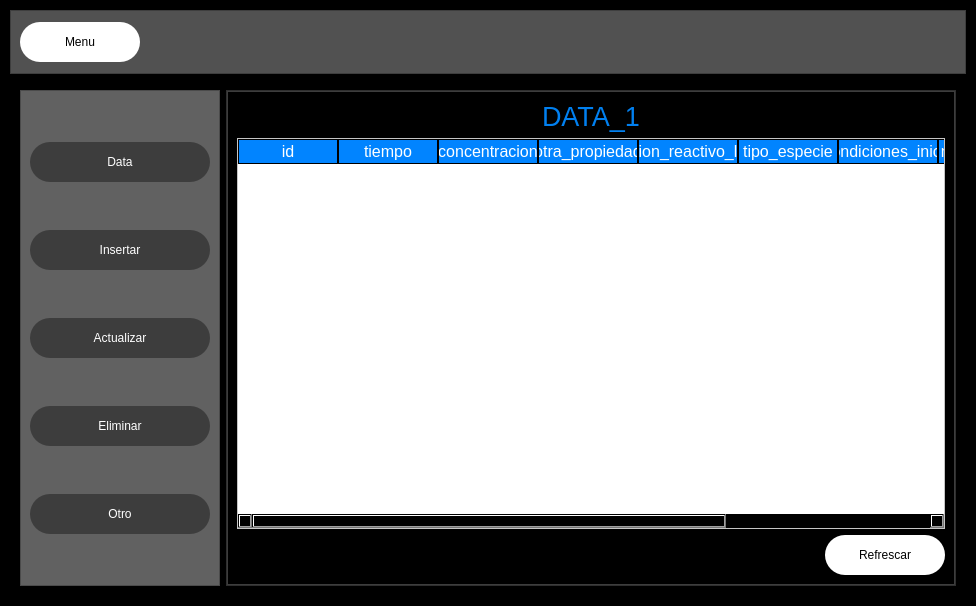
<?xml version="1.0" encoding="UTF-8"?>
<ui version="4.0">
 <class>MainWindow</class>
 <widget class="QMainWindow" name="MainWindow">
  <property name="geometry">
   <rect>
    <x>0</x>
    <y>0</y>
    <width>976</width>
    <height>606</height>
   </rect>
  </property>
  <property name="windowTitle">
   <string>MainWindow</string>
  </property>
  <widget class="QWidget" name="centralwidget">
   <layout class="QVBoxLayout" name="verticalLayout_15">
    <property name="leftMargin">
     <number>0</number>
    </property>
    <property name="topMargin">
     <number>0</number>
    </property>
    <property name="rightMargin">
     <number>0</number>
    </property>
    <property name="bottomMargin">
     <number>0</number>
    </property>
    <item>
     <widget class="QFrame" name="frame">
      <property name="styleSheet">
       <string notr="true">background-color: rgb(0, 0, 0);</string>
      </property>
      <property name="frameShape">
       <enum>QFrame::StyledPanel</enum>
      </property>
      <property name="frameShadow">
       <enum>QFrame::Raised</enum>
      </property>
      <layout class="QVBoxLayout" name="verticalLayout_2" stretch="1,8">
       <item>
        <widget class="QFrame" name="frame_superior">
         <property name="minimumSize">
          <size>
           <width>0</width>
           <height>42</height>
          </size>
         </property>
         <property name="styleSheet">
          <string notr="true">QFrame{

	background-color: rgb(81, 81, 81);
}

QPushButton{

	background-color: rgb(255, 255, 255);
	border-radius:20px;

}

QPushButton:hover{
 	background-color: rgb(61,61,61);
	border-radius:20px;
}</string>
         </property>
         <property name="frameShape">
          <enum>QFrame::StyledPanel</enum>
         </property>
         <property name="frameShadow">
          <enum>QFrame::Raised</enum>
         </property>
         <layout class="QHBoxLayout" name="horizontalLayout_6">
          <item>
           <layout class="QHBoxLayout" name="horizontalLayout_5">
            <item>
             <widget class="QPushButton" name="bt_menu">
              <property name="minimumSize">
               <size>
                <width>120</width>
                <height>40</height>
               </size>
              </property>
              <property name="text">
               <string>Menu</string>
              </property>
             </widget>
            </item>
            <item>
             <spacer name="horizontalSpacer_2">
              <property name="orientation">
               <enum>Qt::Horizontal</enum>
              </property>
              <property name="sizeHint" stdset="0">
               <size>
                <width>40</width>
                <height>20</height>
               </size>
              </property>
             </spacer>
            </item>
           </layout>
          </item>
         </layout>
        </widget>
       </item>
       <item>
        <widget class="QFrame" name="frame_contrenido">
         <property name="frameShape">
          <enum>QFrame::StyledPanel</enum>
         </property>
         <property name="frameShadow">
          <enum>QFrame::Raised</enum>
         </property>
         <layout class="QHBoxLayout" name="horizontalLayout_3">
          <item>
           <widget class="QFrame" name="frame_control">
            <property name="minimumSize">
             <size>
              <width>200</width>
              <height>0</height>
             </size>
            </property>
            <property name="maximumSize">
             <size>
              <width>0</width>
              <height>16777215</height>
             </size>
            </property>
            <property name="styleSheet">
             <string notr="true">QFrame {
    background-color: rgb(97, 97, 97);
}

QPushButton {
    background-color: rgb(61, 61, 61);
    border-radius: 20px;
    color: rgb(255, 255, 255);
}

QPushButton:hover {
    background-color: white;
    color: rgb(0, 0, 0);
}</string>
            </property>
            <property name="frameShape">
             <enum>QFrame::StyledPanel</enum>
            </property>
            <property name="frameShadow">
             <enum>QFrame::Raised</enum>
            </property>
            <layout class="QVBoxLayout" name="verticalLayout">
             <item>
              <widget class="QPushButton" name="pushButton">
               <property name="minimumSize">
                <size>
                 <width>0</width>
                 <height>40</height>
                </size>
               </property>
               <property name="text">
                <string>Data</string>
               </property>
              </widget>
             </item>
             <item>
              <widget class="QPushButton" name="pushButton_2">
               <property name="minimumSize">
                <size>
                 <width>0</width>
                 <height>40</height>
                </size>
               </property>
               <property name="text">
                <string>Insertar</string>
               </property>
              </widget>
             </item>
             <item>
              <widget class="QPushButton" name="pushButton_3">
               <property name="minimumSize">
                <size>
                 <width>0</width>
                 <height>40</height>
                </size>
               </property>
               <property name="text">
                <string>Actualizar</string>
               </property>
              </widget>
             </item>
             <item>
              <widget class="QPushButton" name="pushButton_4">
               <property name="minimumSize">
                <size>
                 <width>0</width>
                 <height>40</height>
                </size>
               </property>
               <property name="text">
                <string>Eliminar</string>
               </property>
              </widget>
             </item>
             <item>
              <widget class="QPushButton" name="pushButton_5">
               <property name="minimumSize">
                <size>
                 <width>0</width>
                 <height>40</height>
                </size>
               </property>
               <property name="text">
                <string>Otro</string>
               </property>
              </widget>
             </item>
            </layout>
           </widget>
          </item>
          <item>
           <widget class="QFrame" name="frame_paginas">
            <property name="styleSheet">
             <string notr="true">QFrame{

	background-color: rgb(61,61,61);
}

QLabel{
 	background-color: #000000ff;
	
	color: rgb(1, 128, 240);
font-size: 20pt;
}

QLineEdit{
	border:0px;
	color: rgb(255,255,255);
	font: 75 15pt;
}


QPushButton{

	background-color: rgb(255, 255, 255);
	border-radius:20px;

}

QPushButton:hover{
 	background-color: rgb(61,61,61);
	border-radius:20px;
color: rgb(0,0,0);
}

QTableWidget{
	background-color: rgb(255, 255, 255);
color: rgb(0,0,0);
	gridline-color: rgb(3, 116, 255);

font-size: 12pt;
 color:#000000;
}

QHeaderView::section {

	background-color: rgb(1, 132, 255);
	border: 1px solid rgb(0,0,0); 
font-size: 12pt;
color:white
}
QTableWidget QTableCornerButton::section{
	background-color: rgb(0,0,0);
	border: 1px solid rgb(0,206, 155);
}</string>
            </property>
            <property name="frameShape">
             <enum>QFrame::StyledPanel</enum>
            </property>
            <property name="frameShadow">
             <enum>QFrame::Raised</enum>
            </property>
            <layout class="QVBoxLayout" name="verticalLayout_4">
             <property name="spacing">
              <number>0</number>
             </property>
             <property name="leftMargin">
              <number>1</number>
             </property>
             <property name="topMargin">
              <number>1</number>
             </property>
             <property name="rightMargin">
              <number>1</number>
             </property>
             <property name="bottomMargin">
              <number>1</number>
             </property>
             <item>
              <widget class="QStackedWidget" name="stackedWidget">
               <property name="inputMethodHints">
                <set>Qt::ImhHiddenText</set>
               </property>
               <widget class="QWidget" name="page_datos">
                <layout class="QVBoxLayout" name="verticalLayout_3">
                 <item>
                  <widget class="QLabel" name="label">
                   <property name="text">
                    <string>DATA_1</string>
                   </property>
                   <property name="alignment">
                    <set>Qt::AlignCenter</set>
                   </property>
                  </widget>
                 </item>
                 <item>
                  <widget class="QTableWidget" name="tb_datos">
                   <column>
                    <property name="text">
                     <string>id</string>
                    </property>
                   </column>
                   <column>
                    <property name="text">
                     <string>tiempo</string>
                    </property>
                   </column>
                   <column>
                    <property name="text">
                     <string>concentracion</string>
                    </property>
                   </column>
                   <column>
                    <property name="text">
                     <string>otra_propiedad</string>
                    </property>
                   </column>
                   <column>
                    <property name="text">
                     <string>conversion_reactivo_limitante</string>
                    </property>
                   </column>
                   <column>
                    <property name="text">
                     <string>tipo_especie</string>
                    </property>
                   </column>
                   <column>
                    <property name="text">
                     <string>id_condiciones_iniciales</string>
                    </property>
                   </column>
                   <column>
                    <property name="text">
                     <string>nombre_data</string>
                    </property>
                   </column>
                   <column>
                    <property name="text">
                     <string>nombre_reaccion</string>
                    </property>
                   </column>
                   <column>
                    <property name="text">
                     <string>especie_quimica</string>
                    </property>
                   </column>
                  </widget>
                 </item>
                 <item>
                  <layout class="QHBoxLayout" name="horizontalLayout_2">
                   <item>
                    <spacer name="horizontalSpacer">
                     <property name="orientation">
                      <enum>Qt::Horizontal</enum>
                     </property>
                     <property name="sizeHint" stdset="0">
                      <size>
                       <width>40</width>
                       <height>20</height>
                      </size>
                     </property>
                    </spacer>
                   </item>
                   <item>
                    <widget class="QPushButton" name="bt_refrescar">
                     <property name="minimumSize">
                      <size>
                       <width>120</width>
                       <height>40</height>
                      </size>
                     </property>
                     <property name="text">
                      <string>Refrescar</string>
                     </property>
                    </widget>
                   </item>
                  </layout>
                 </item>
                </layout>
               </widget>
               <widget class="QWidget" name="page_insertar">
                <layout class="QVBoxLayout" name="verticalLayout_14">
                 <item>
                  <layout class="QHBoxLayout" name="horizontalLayout_4">
                   <item>
                    <layout class="QVBoxLayout" name="verticalLayout_13">
                     <item>
                      <layout class="QVBoxLayout" name="verticalLayout_12">
                       <item>
                        <layout class="QVBoxLayout" name="verticalLayout_6">
                         <item>
                          <spacer name="verticalSpacer">
                           <property name="orientation">
                            <enum>Qt::Vertical</enum>
                           </property>
                           <property name="sizeHint" stdset="0">
                            <size>
                             <width>20</width>
                             <height>40</height>
                            </size>
                           </property>
                          </spacer>
                         </item>
                         <item>
                          <widget class="QLabel" name="label_2">
                           <property name="layoutDirection">
                            <enum>Qt::LeftToRight</enum>
                           </property>
                           <property name="text">
                            <string>Insertar</string>
                           </property>
                          </widget>
                         </item>
                        </layout>
                       </item>
                       <item>
                        <layout class="QVBoxLayout" name="verticalLayout_5">
                         <item>
                          <widget class="QLineEdit" name="lineEdit">
                           <property name="text">
                            <string>tiempo</string>
                           </property>
                          </widget>
                         </item>
                         <item>
                          <widget class="QLineEdit" name="lineEdit_2">
                           <property name="text">
                            <string>concentracion</string>
                           </property>
                          </widget>
                         </item>
                         <item>
                          <widget class="QLineEdit" name="lineEdit_3">
                           <property name="text">
                            <string>otra_propiedad</string>
                           </property>
                          </widget>
                         </item>
                         <item>
                          <widget class="QLineEdit" name="lineEdit_4">
                           <property name="text">
                            <string>conversion_reactivo_limitante</string>
                           </property>
                          </widget>
                         </item>
                         <item>
                          <widget class="QLineEdit" name="lineEdit_5">
                           <property name="text">
                            <string>tipo_especie</string>
                           </property>
                          </widget>
                         </item>
                         <item>
                          <widget class="QLineEdit" name="lineEdit_6">
                           <property name="text">
                            <string>id_condiciones_iniciales</string>
                           </property>
                          </widget>
                         </item>
                         <item>
                          <widget class="QLineEdit" name="lineEdit_7">
                           <property name="text">
                            <string>nombre_data</string>
                           </property>
                          </widget>
                         </item>
                         <item>
                          <widget class="QLineEdit" name="lineEdit_8">
                           <property name="text">
                            <string>nombre_reaccion</string>
                           </property>
                          </widget>
                         </item>
                         <item>
                          <widget class="QLineEdit" name="lineEdit_9">
                           <property name="text">
                            <string>especie_quimica</string>
                           </property>
                          </widget>
                         </item>
                        </layout>
                       </item>
                      </layout>
                     </item>
                     <item>
                      <layout class="QVBoxLayout" name="verticalLayout_7">
                       <item>
                        <widget class="QPushButton" name="pushButton_6">
                         <property name="minimumSize">
                          <size>
                           <width>120</width>
                           <height>40</height>
                          </size>
                         </property>
                         <property name="text">
                          <string>PushButton</string>
                         </property>
                        </widget>
                       </item>
                       <item>
                        <spacer name="verticalSpacer_2">
                         <property name="orientation">
                          <enum>Qt::Vertical</enum>
                         </property>
                         <property name="sizeHint" stdset="0">
                          <size>
                           <width>20</width>
                           <height>40</height>
                          </size>
                         </property>
                        </spacer>
                       </item>
                      </layout>
                     </item>
                    </layout>
                   </item>
                   <item>
                    <spacer name="horizontalSpacer_3">
                     <property name="orientation">
                      <enum>Qt::Horizontal</enum>
                     </property>
                     <property name="sizeHint" stdset="0">
                      <size>
                       <width>158</width>
                       <height>20</height>
                      </size>
                     </property>
                    </spacer>
                   </item>
                  </layout>
                 </item>
                </layout>
               </widget>
               <widget class="QWidget" name="page_actualizar">
                <layout class="QVBoxLayout" name="verticalLayout_16">
                 <item>
                  <layout class="QHBoxLayout" name="horizontalLayout_7">
                   <item>
                    <layout class="QVBoxLayout" name="verticalLayout_11">
                     <item>
                      <layout class="QVBoxLayout" name="verticalLayout_9">
                       <item>
                        <spacer name="verticalSpacer_4">
                         <property name="orientation">
                          <enum>Qt::Vertical</enum>
                         </property>
                         <property name="sizeHint" stdset="0">
                          <size>
                           <width>20</width>
                           <height>40</height>
                          </size>
                         </property>
                        </spacer>
                       </item>
                       <item>
                        <widget class="QLabel" name="label_3">
                         <property name="layoutDirection">
                          <enum>Qt::LeftToRight</enum>
                         </property>
                         <property name="text">
                          <string>Actualizar</string>
                         </property>
                        </widget>
                       </item>
                      </layout>
                     </item>
                     <item>
                      <layout class="QVBoxLayout" name="verticalLayout_8">
                       <item>
                        <widget class="QLineEdit" name="lineEdit_10">
                         <property name="text">
                          <string>tiempo</string>
                         </property>
                        </widget>
                       </item>
                       <item>
                        <widget class="QLineEdit" name="lineEdit_11">
                         <property name="text">
                          <string>concentracion</string>
                         </property>
                        </widget>
                       </item>
                       <item>
                        <widget class="QLineEdit" name="lineEdit_12">
                         <property name="text">
                          <string>otra_propiedad</string>
                         </property>
                        </widget>
                       </item>
                       <item>
                        <widget class="QLineEdit" name="lineEdit_13">
                         <property name="text">
                          <string>conversion_reactivo_limitante</string>
                         </property>
                        </widget>
                       </item>
                       <item>
                        <widget class="QLineEdit" name="lineEdit_14">
                         <property name="text">
                          <string>tipo_especie</string>
                         </property>
                        </widget>
                       </item>
                       <item>
                        <widget class="QLineEdit" name="lineEdit_15">
                         <property name="text">
                          <string>id_condiciones_iniciales</string>
                         </property>
                        </widget>
                       </item>
                       <item>
                        <widget class="QLineEdit" name="lineEdit_16">
                         <property name="text">
                          <string>nombre_data</string>
                         </property>
                        </widget>
                       </item>
                       <item>
                        <widget class="QLineEdit" name="lineEdit_17">
                         <property name="text">
                          <string>nombre_reaccion</string>
                         </property>
                        </widget>
                       </item>
                       <item>
                        <widget class="QLineEdit" name="lineEdit_18">
                         <property name="text">
                          <string>especie_quimica</string>
                         </property>
                        </widget>
                       </item>
                      </layout>
                     </item>
                     <item>
                      <layout class="QVBoxLayout" name="verticalLayout_10">
                       <item>
                        <widget class="QPushButton" name="pushButton_7">
                         <property name="minimumSize">
                          <size>
                           <width>120</width>
                           <height>40</height>
                          </size>
                         </property>
                         <property name="text">
                          <string>PushButton</string>
                         </property>
                        </widget>
                       </item>
                       <item>
                        <spacer name="verticalSpacer_3">
                         <property name="orientation">
                          <enum>Qt::Vertical</enum>
                         </property>
                         <property name="sizeHint" stdset="0">
                          <size>
                           <width>20</width>
                           <height>40</height>
                          </size>
                         </property>
                        </spacer>
                       </item>
                      </layout>
                     </item>
                    </layout>
                   </item>
                   <item>
                    <spacer name="horizontalSpacer_4">
                     <property name="orientation">
                      <enum>Qt::Horizontal</enum>
                     </property>
                     <property name="sizeHint" stdset="0">
                      <size>
                       <width>40</width>
                       <height>20</height>
                      </size>
                     </property>
                    </spacer>
                   </item>
                  </layout>
                 </item>
                </layout>
               </widget>
               <widget class="QWidget" name="page_eliminar"/>
               <widget class="QWidget" name="page_otro"/>
              </widget>
             </item>
            </layout>
           </widget>
          </item>
         </layout>
        </widget>
       </item>
      </layout>
     </widget>
    </item>
   </layout>
  </widget>
 </widget>
 <resources/>
 <connections/>
</ui>
